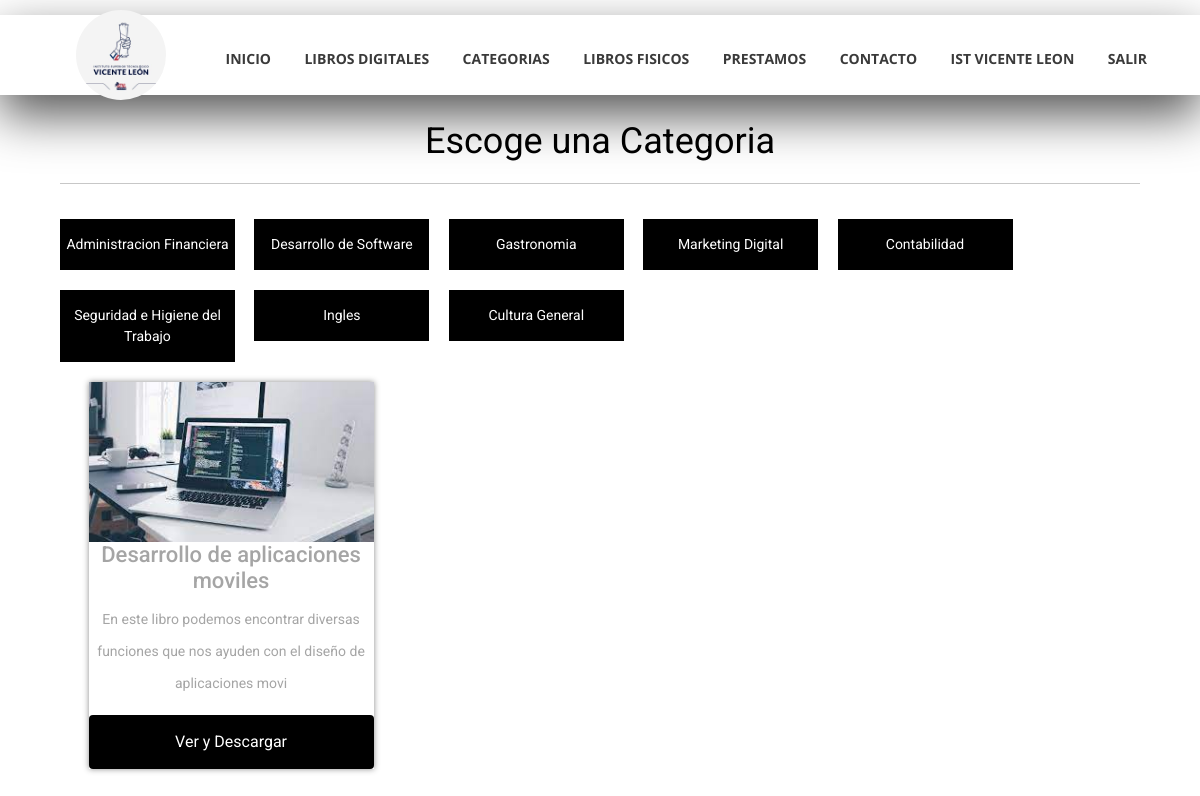
The app's page /categorias.php?cat=26 (signed in) with its own data.
### tables this page shows
CREATE TABLE `categorias` (
  `id_categoria` int(10) NOT NULL AUTO_INCREMENT,
  `nombre_categoria` varchar(50) NOT NULL,
  `id_subcategoria` int(10) DEFAULT NULL,
  PRIMARY KEY (`id_categoria`),
  KEY `id_subcategoria` (`id_subcategoria`),
  CONSTRAINT `categorias_ibfk_1` FOREIGN KEY (`id_subcategoria`) REFERENCES `subcategorias` (`id_subcategoria`)
);

CREATE TABLE `libros` (
  `id_libro` int(10) NOT NULL AUTO_INCREMENT,
  `ISBN` varchar(50) NOT NULL,
  `foto` varchar(200) NOT NULL,
  `nombre` varchar(255) NOT NULL,
  `descripcion` varchar(255) NOT NULL,
  `disponible` varchar(2) NOT NULL,
  `id_categoria` int(10) NOT NULL,
  `id_subcategoria` int(10) NOT NULL,
  `fecha_ingreso` date DEFAULT NULL,
  `url_descarga` varchar(250) DEFAULT NULL,
  PRIMARY KEY (`id_libro`),
  KEY `id_categoria` (`id_categoria`),
  CONSTRAINT `libros_ibfk_1` FOREIGN KEY (`id_categoria`) REFERENCES `categorias` (`id_categoria`) ON DELETE CASCADE
);

### categorias.php (the view, shortened to what this page needs)
<?php
include("admin/conexion.php");
if(isset($_SESSION['usuario']))
 {
?>
<!DOCTYPE html>
<html lang="en">
<head>
    <link rel="stylesheet" href="css/categorias.css?uuid=<?php echo uniqid();?>">
</head>
<body>
<?php include ('includes/header.php');?>
 <div class="wrap">
		<h1>Escoge una Categoria</h1>
		<div class="store-wrapper">
        <?php $caq=mysqli_query($con,"select * from categorias");
while($catrow=mysqli_fetch_array($caq)){?>
			<div class="category_list">
                <a  class="category_item" href="categorias.php?cat=<?php
                echo $catrow['id_categoria']; ?>">
                <?php echo $catrow['nombre_categoria']; ?></a>
			</div>
<?php }?>
<?php
if (isset($_GET['cat'])) {
$cat=$_GET['cat'];
}
else
{
$cat = "1";
}
$query=mysqli_query($con,"select * from libros where id_categoria='$cat'");
if (mysqli_num_rows($query) < 1) {
echo "<div class='col-sm-3'>";
echo "<p style='color:green;'><b>Escoje una categoria o no tenemos libros en esta categoria</b></p>";
echo "</div>";
}
else
{
while($row=mysqli_fetch_array($query)){
$foto=$row['foto'];
$nombre=$row['nombre'];
$descripcion=$row['descripcion'];
?>
<section class="products-list">
				<div class="product-item" >
					<img src="<?php echo 'admin/libros/'.$foto ?>">
					<h2><?php echo $nombre ?></h2>
<p><?php echo  $descripcion ?></p>
<button class="btn"><a  href="admin/pdf/archivo.php?id=<?php echo $row['id_libro']?>">
Ver y Descargar</a></button>
				</div>
</section>
<?php } } ?>
</body>
</html>
<?php
}else{
    echo '<script> window.location="index.php"; </>';
}
?>

### css/categorias.css (style rules this page uses)
* { margin: 0; padding: 0; box-sizing: border-box; }
body { background: #E0E4E5; font-family: 'Open Sans', sans-serif; }
.wrap { max-width: 90%; width: 90%; margin: auto; margin-top: 10%; text-align: center; }
.wrap > h1 { color: #000000; font-weight: 400; display: flex; flex-direction: column; justify-content: center; text-align: center; margin: 15px 0px; }
.wrap > h1:after { content: ''; width: 100%; height: 1px; background: #C7C7C7; margin: 20px 0; }
.store-wrapper { display: flex; flex-wrap: wrap; }
.category_list { display: flex; flex-direction: column; width: 18%; }
.category_list .category_item { display: block; width: 90%; padding: 15px 0; margin-bottom: 20px; background: #000000; text-align: center; text-decoration: none; color: #fff; }
.products-list { width: 88%; display: flex; flex-wrap: wrap; }
.products-list .product-item { width: 30%; margin-left: 3%; margin-bottom: 25px; box-shadow: 0px 0px 6px 0px rgba(0, 0, 0, 0.456); display: flex; flex-direction: column; align-items: center; align-self: flex-start; transition: all .4s; }
.products-list .product-item img { width: 100%; }
.products-list .product-item a { display: block; width: 100%; padding: 8px 0; background: #000000; color: #fff; text-align: center; text-decoration: none; }
.btn { display: block; width: 100%; padding: 8px 0; background: #000000; color: #fff; text-align: center; text-decoration: none; }

### css/inicio/main_styles.css (style rules this page uses)
* { margin: 0; padding: 0; -webkit-font-smoothing: antialiased; -webkit-text-shadow: rgba(0,0,0,.01) 0 0 1px; text-shadow: rgba(0,0,0,.01) 0 0 1px; }
body { font-family: 'Roboto', sans-serif; font-size: 14px; font-weight: 400; background: #FFFFFF; color: #a5a5a5; }
div { display: block; position: relative; -webkit-box-sizing: border-box; -moz-box-sizing: border-box; box-sizing: border-box; }
p { font-family: 'Roboto', sans-serif; font-size: 14px; line-height: 2.29; font-weight: 400; color: #a5a5a5; -webkit-font-smoothing: antialiased; -webkit-text-shadow: rgba(0,0,0,.01) 0 0 1px; text-shadow: rgba(0,0,0,.01) 0 0 1px; }
a, a:hover, a:visited, a:active, a:link { text-decoration: none; -webkit-font-smoothing: antialiased; -webkit-text-shadow: rgba(0,0,0,.01) 0 0 1px; text-shadow: rgba(0,0,0,.01) 0 0 1px; }
h1 { font-size: 36px; }
h2 { font-size: 22px; }
h1, h2, h3, h4, h5, h6 { font-family: 'Roboto', sans-serif; -webkit-font-smoothing: antialiased; -webkit-text-shadow: rgba(0,0,0,.01) 0 0 1px; text-shadow: rgba(0,0,0,.01) 0 0 1px; }
section { display: block; position: relative; box-sizing: border-box; }

### records on screen
categorias: nombre_categoria "Administracion Financiera"
categorias: nombre_categoria "Desarrollo de Software"
categorias: nombre_categoria "Gastronomia"
categorias: nombre_categoria "Marketing Digital"
categorias: nombre_categoria "Contabilidad"
categorias: nombre_categoria "Seguridad e Higiene del Trabajo"
categorias: nombre_categoria "Ingles"
categorias: nombre_categoria "Cultura General"
libros: foto (picture), nombre "Desarrollo de aplicaciones moviles", descripcion "En este libro podemos encontrar diversas funciones que nos ayuden con el diseño de aplicaciones movi"
